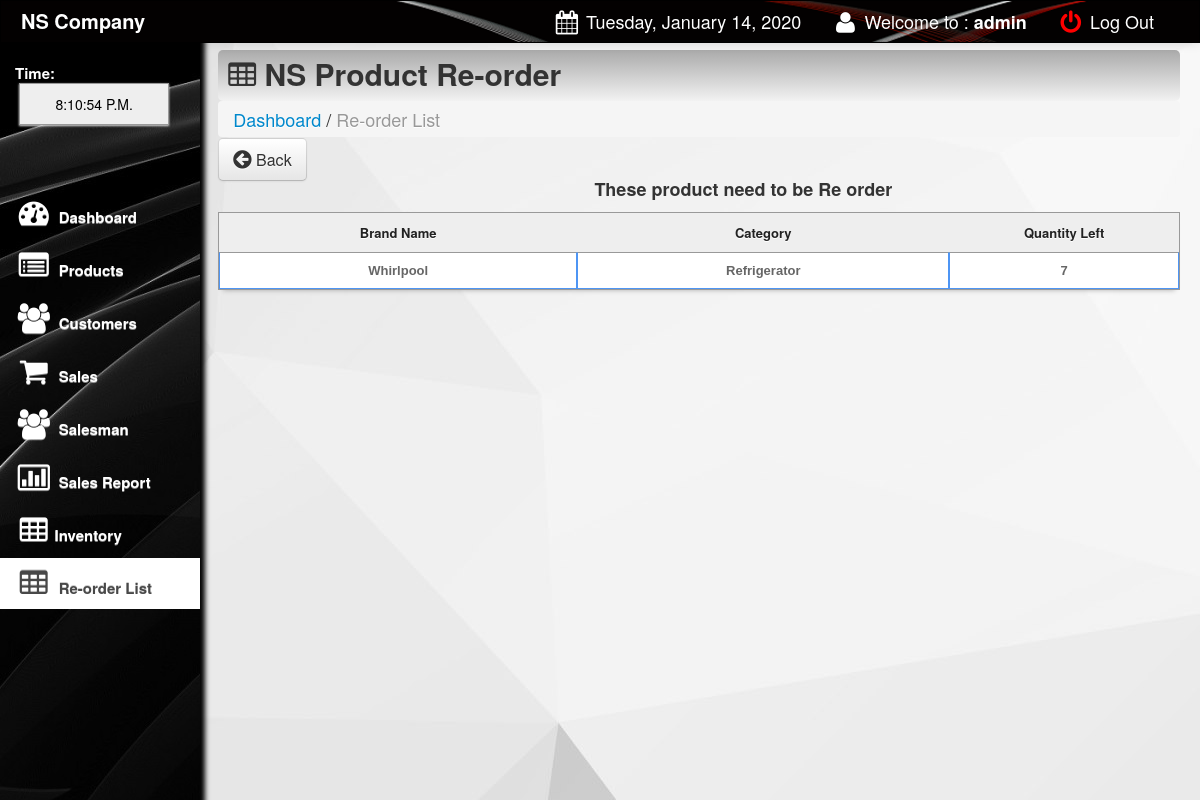
Screenshot of /main/product_reorder.php (signed in) with the database file from the repository.
### tables this page shows
CREATE TABLE `products` (
  `product_id` int(11) NOT NULL AUTO_INCREMENT,
  `product_name` varchar(200) NOT NULL,
  `pro_band_name` varchar(200) NOT NULL,
  `o_price` varchar(100) NOT NULL,
  `price` varchar(100) NOT NULL,
  `profit` varchar(100) NOT NULL,
  `salesman` varchar(100) NOT NULL,
  `qty` int(10) NOT NULL,
  `qty_sold` int(10) NOT NULL,
  `receive_date` varchar(500) NOT NULL,
  PRIMARY KEY (`product_id`)
);

### main/product_reorder.php (the view, shortened to what this page needs)
<html>
<head>
 <link href="css/bootstrap.css" rel="stylesheet">
    <link rel="stylesheet" type="text/css" href="css/DT_bootstrap.css">
  <link rel="stylesheet" href="css/font-awesome.min.css">
    <link href="css/bootstrap-responsive.css" rel="stylesheet">
<link href="../style.css" media="screen" rel="stylesheet" type="text/css" />
<link href="src/facebox.css" media="screen" rel="stylesheet" type="text/css" />
</head>
<?php
function createRandomPassword() {
	$chars = "003232303232023232023456789";
	$i = 0;
	$pass = '' ;
	while ($i <= 7) {
		$num = rand() % 33;
		$tmp = substr($chars, $num, 1);
		$pass = $pass . $tmp;
		$i++;
	}
	return $pass;
}
$finalcode='RS-'.createRandomPassword();
?>
<body>
<?php include('navfixed.php');?>
<div class="container-fluid">
      <div class="row-fluid">
	<div class="span2">
          <div class="well sidebar-nav">
              <ul class="nav nav-list">
			  <li>
			 <div class="hero-unit-clock">
			<br>
			<form name="clock">
			<font color="white">Time: <br></font>&nbsp;<input style="width:150px;" type="submit" class="trans" name="face" value="">
			</form><br><br>
			  </div>
			</li>
              <li><a href="index.php"><i class="icon-dashboard icon-2x"></i> Dashboard </a></li>
			  <li><a href="products.php"><i class="icon-list-alt icon-2x"></i> Products</a>                                     </li>
			<li><a href="customer.php"><i class="icon-group icon-2x"></i> Customers</a></li>
			<li><a href="sales.php?id=cash&invoice=<?php echo $finalcode ?>"><i class="icon-shopping-cart icon-2x"></i> Sales</a>  </li>
			<li><a href="salesman.php"><i class="icon-group icon-2x"></i> Salesman</a>                                    </li>
			<li><a href="salesreport.php?d1=0&d2=0"><i class="icon-bar-chart icon-2x"></i> Sales Report</a>                </li>
			<li><a href="sales_inventory.php"><i class="icon-table icon-2x"></i>Inventory</a>                </li>
			<li class="active"><a href="product_reorder.php"><i class="icon-table icon-2x"></i> Re-order List</a>                </li>
				</ul>
          </div>
        </div>
	<div class="span10">
	<div class="contentheader">
			<i class="icon-table"></i> NS Product Re-order
			</div>
			<ul class="breadcrumb">
			<li><a href="index.php">Dashboard</a></li> /
			<li class="active">Re-order List</li>
			</ul>
<div style="margin-top: -19px; margin-bottom: 21px;">
<a  href="index.php"><button class="btn btn-default btn-large" style="float: left;"><i class="icon icon-circle-arrow-left icon-large"></i> Back</button></a>
</div>
<br><br>
<table class="hoverTable" id="resultTable" data-responsive="table" style="text-align: left;">
	<center><strong>These product need to be Re order</strong></center>
	<thead>
		<tr>
			<th width="9%" style="text-align: center"> Brand Name </th>
			<th width="9%" style="text-align: center"> Category  </th>
			<th width="5%" style="text-align: center"> Quantity Left </th>
		</tr>
	</thead>
	<tbody>
		<?php
			include('../connect.php');
			$result = $db->prepare("SELECT *, price * qty as total FROM products ORDER BY product_id ASC");
			$result->execute();
			for($i=0; $row = $result->fetch(); $i++){
			$availableqty=$row['qty'];
			if ($availableqty <= 10) {
				echo '<tr>';
		?>
					<td style="text-align: center"><?php echo $row['product_name']; ?></td>
					<td style="text-align: center"><?php echo $row['pro_band_name']; ?></td>
					<td style="text-align: center"><?php echo $row['qty']; ?></td>
				</tr>
		<?php
			}
			}
		?>
	</tbody>
</table>
</div>
</div>
</div>
</body>
<?php include('footer.php');?>
</html>

### style.css (style rules this page uses)
input { border: 1px solid #999; background: #EEEEEE; padding: 10px; box-shadow:0 1px 2px #ddd; -moz-box-shadow:0 1px 2px #ddd; -webkit-box-shadow:0 1px 2px #ddd; }
#resultTable { border-collapse: separate; background-color: #FFFFFF; border-spacing: 0; max-width: 100%; }
#resultTable { color: #666666; text-shadow: 0 1px 0 #FFFFFF; width: 100%; border: 1px solid #999999; box-shadow: 0 5px 5px -5px rgba(0, 0, 0, 0.3); margin-top: 13px; }
#resultTable thead tr th { background: none repeat scroll 0 0 #EEEEEE; color: #222222; padding: 10px 14px; text-align: left; border-top: 0 none; font-size: 13px; }
#resultTable tbody tr td { font: bold 13px 'Arial'; text-align: left; padding: 10px 14px; border-top: 1px solid #999999; }
#resultTable td { padding:7px; border:#4e95f4 1px solid; }
#resultTable tr { background: #fff; }

### main/product_reorder.php (style rules this page uses)
body { padding-top: 60px; padding-bottom: 40px; }
.sidebar-nav { padding: 9px 0; }

### rows the page displays
products: product_name "Whirlpool", pro_band_name "Refrigerator", qty "7"

### other values shown
$new "Tuesday, January 14, 2020"
$_SESSION['SESS_LAST_NAME'] "admin"
